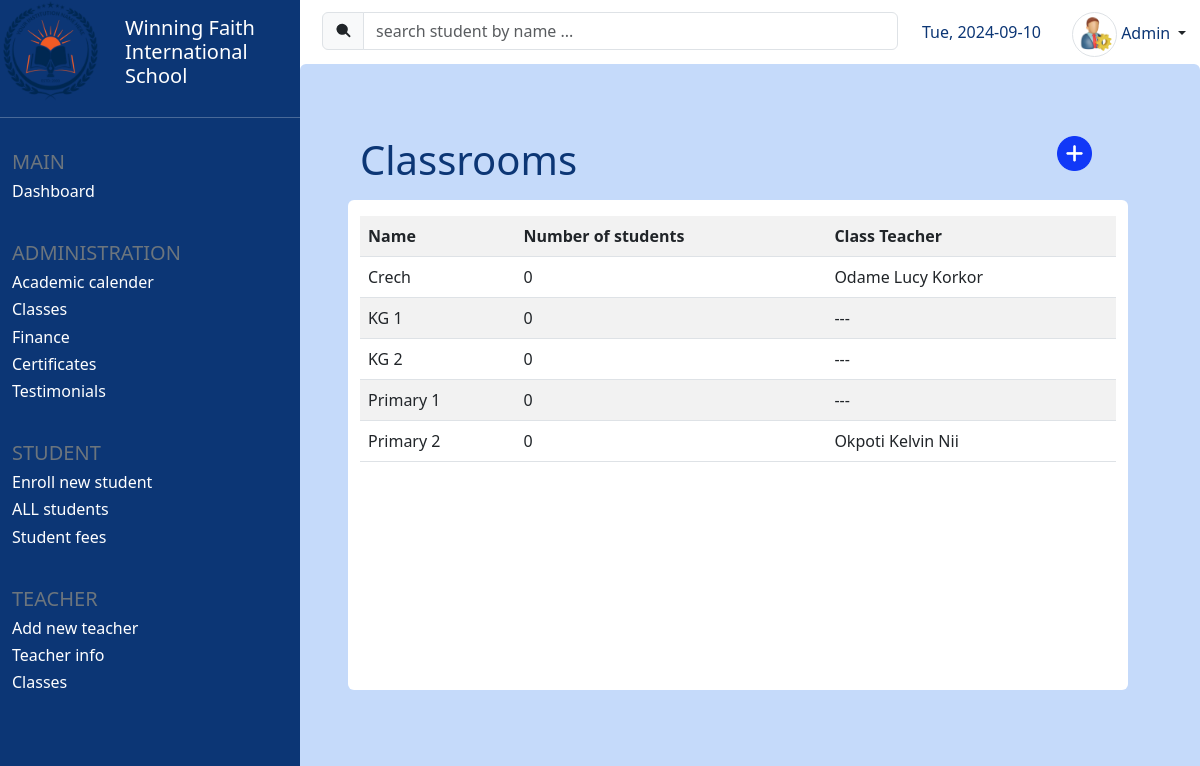
The page /classes (signed in) on the database as committed earlier.
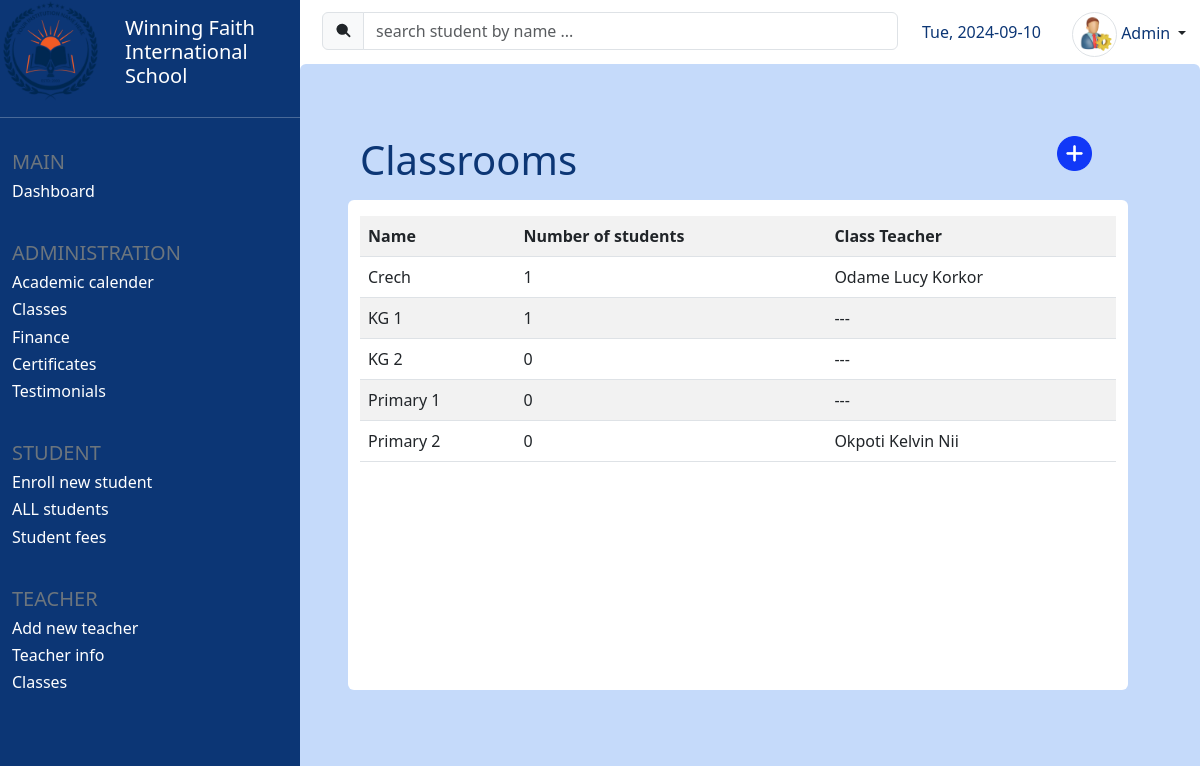
The same page on the database as committed later.
### core/models.py (models this page shows, shortened)
class Classroom(models.Model):
    name = models.CharField(max_length=25, unique=True)
    num_of_students = models.IntegerField(blank = True, default=0)
    category = models.CharField(max_length=25, choices=category_choices)

class Teacher(models.Model):
    fname = models.CharField(max_length=25)
    lname = models.CharField(max_length=25)
    other_names = models.CharField(max_length=100, blank=True)
    full_name = models.CharField(max_length=100, editable=False)
    assigned_class = models.OneToOneField(Classroom, on_delete=models.SET_NULL, related_name='class_teacher', to_field='name', null=True, blank=True)

### core/views.py (the view)
# urls.py: path('classes', views.display_classes, name='classes'),
@login_required(login_url='login')
def display_classes(request):
    classes = Classroom.objects.all()
    students = Student.objects.all()
    for classroom in classes:
        classroom.num_of_students = 0
        for student in students:
            if student.classroom == classroom:
                classroom.num_of_students += 1
    context = {
        'classes': classes
    }
    return render(request, 'all_classes.html', context)

### templates/all_classes.html (shortened to what this page needs)
{% extends 'student_info.html' %}
{% load static %}
{% block db_table_header_text %}
    Classrooms
{% endblock db_table_header_text %}
{% block db_table_header_icon %}
<a href="{% url 'add_new_class' %}" class="text-decoration-none" title="new classroom">
    <img src="{% static 'add_class.png' %}" width="35" height="35" class="img-fluid">
</a>
{% endblock db_table_header_icon %}
{% block db_table %}
<table class="table table-striped">
    <tr>
        <th>Name</th>
        <th>Number of students</th>
        <th>Class Teacher</th>
    </tr>
    {% for class in classes %}
    <tr>
        <a href=""><td>{{class.name}}</td></a>
        <td>{{class.num_of_students}}</td>
        {% if class.class_teacher %}
        <td>{{class.class_teacher.full_name}}</td>
        {% else %}
        <td>---</td>
        {% endif %}
    </tr>
    {% endfor %}
</table>
{% endblock db_table %}

Rows that differ between the two databases and show on the page:
changed Classroom "Crech": num_of_students "0" → "1"
changed Classroom "KG 1": num_of_students "0" → "1"
